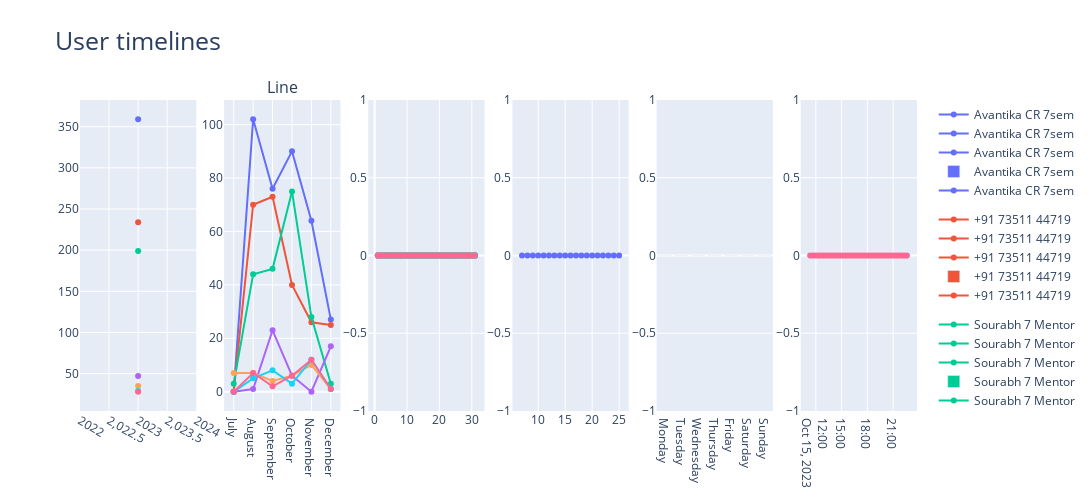

Source (notebook cell):
### Code cell
# I largely keep the codes and comments the same as the original answer, with the modification highlighted under '#######'
import plotly.express as px
import plotly.subplots as sp

# Create figures in Express

traces = []

for idx,figure in enumerate(figures):

    figure_trace = []

    for trace in range(len(figure["data"])):

        # if idx==0:
        #     figure["data"][trace]['showlegend'] = False

        figure_trace.append(figure["data"][trace])
        # figure["data"][trace]['showlegend'] = False 

    traces.append(figure_trace)    



   
# Create a 1x2 subplot
this_figure = sp.make_subplots(rows = 1, cols = len(traces), subplot_titles = ['', 'Line'])
this_figure.update_layout(height = 500, width = 2500, title_text = "User timelines", title_font_size = 25)

# Get the Express fig broken down as traces and add the traces to the proper plot within the subplot

for idx,figure_traces in enumerate(traces):

    for trace in figure_traces:
        this_figure.append_trace(trace, row = 1, col = idx+1)


    
this_figure.show()

### Figure 1 — Plotly figure (JSON) as saved in the notebook; plotly's stock layout.template omitted (floating-point values rounded to 4 significant figures; data arrays with more than 128 entries replaced by an {"elided": "..."} marker saying what was removed)
{"data": [{"hovertemplate": "Users=Avantika CR 7sem<br>Years=%{x}<br>Message count=%{y}<extra></extra>", "legendgroup": "Avantika CR 7sem", "line": {"color": "#636efa", "dash": "solid"}, "marker": {"symbol": "circle"}, "mode": "markers+lines", "name": "Avantika CR 7sem", "orientation": "v", "showlegend": false, "type": "scatter", "x": [2023], "xaxis": "x", "y": [359], "yaxis": "y"}, {"hovertemplate": "Users=+91 73511 44719<br>Years=%{x}<br>Message count=%{y}<extra></extra>", "legendgroup": "+91 73511 44719", "line": {"color": "#EF553B", "dash": "solid"}, "marker": {"symbol": "circle"}, "mode": "markers+lines", "name": "+91 73511 44719", "orientation": "v", "showlegend": false, "type": "scatter", "x": [2023], "xaxis": "x", "y": [234], "yaxis": "y"}, {"hovertemplate": "Users=Sourabh 7 Mentor<br>Years=%{x}<br>Message count=%{y}<extra></extra>", "legendgroup": "Sourabh 7 Mentor", "line": {"color": "#00cc96", "dash": "solid"}, "marker": {"symbol": "circle"}, "mode": "markers+lines", "name": "Sourabh 7 Mentor", "orientation": "v", "showlegend": false, "type": "scatter", "x": [2023], "xaxis": "x", "y": [199], "yaxis": "y"}, {"hovertemplate": "Users=+91 76784 09427<br>Years=%{x}<br>Message count=%{y}<extra></extra>", "legendgroup": "+91 76784 09427", "line": {"color": "#ab63fa", "dash": "solid"}, "marker": {"symbol": "circle"}, "mode": "markers+lines", "name": "+91 76784 09427", "orientation": "v", "showlegend": false, "type": "scatter", "x": [2023], "xaxis": "x", "y": [47], "yaxis": "y"}, {"hovertemplate": "Users=+91 95235 15421<br>Years=%{x}<br>Message count=%{y}<extra></extra>", "legendgroup": "+91 95235 15421", "line": {"color": "#FFA15A", "dash": "solid"}, "marker": {"symbol": "circle"}, "mode": "markers+lines", "name": "+91 95235 15421", "orientation": "v", "showlegend": false, "type": "scatter", "x": [2023], "xaxis": "x", "y": [35], "yaxis": "y"}, {"hovertemplate": "Users=+91 76888 20220<br>Years=%{x}<br>Message count=%{y}<extra></extra>", "legendgroup": "+91 76888 20220", "line": {"color": "#19d3f3", "dash": "solid"}, "marker": {"symbol": "circle"}, "mode": "markers+lines", "name": "+91 76888 20220", "orientation": "v", "showlegend": false, "type": "scatter", "x": [2023], "xaxis": "x", "y": [29], "yaxis": "y"}, {"hovertemplate": "Users=+91 83079 17347<br>Years=%{x}<br>Message count=%{y}<extra></extra>", "legendgroup": "+91 83079 17347", "line": {"color": "#FF6692", "dash": "solid"}, "marker": {"symbol": "circle"}, "mode": "markers+lines", "name": "+91 83079 17347", "orientation": "v", "showlegend": false, "type": "scatter", "x": [2023], "xaxis": "x", "y": [28], "yaxis": "y"}, {"hovertemplate": "Users=Avantika CR 7sem<br>Months=%{x}<br>Message count=%{y}<extra></extra>", "legendgroup": "Avantika CR 7sem", "line": {"color": "#636efa", "dash": "solid"}, "marker": {"symbol": "circle"}, "mode": "markers+lines", "name": "Avantika CR 7sem", "orientation": "v", "showlegend": true, "type": "scatter", "x": ["July", "August", "September", "October", "November", "December"], "xaxis": "x2", "y": [0, 102, 76, 90, 64, 27], "yaxis": "y2"}, {"hovertemplate": "Users=+91 73511 44719<br>Months=%{x}<br>Message count=%{y}<extra></extra>", "legendgroup": "+91 73511 44719", "line": {"color": "#EF553B", "dash": "solid"}, "marker": {"symbol": "circle"}, "mode": "markers+lines", "name": "+91 73511 44719", "orientation": "v", "showlegend": true, "type": "scatter", "x": ["July", "August", "September", "October", "November", "December"], "xaxis": "x2", "y": [0, 70, 73, 40, 26, 25], "yaxis": "y2"}, {"hovertemplate": "Users=Sourabh 7 Mentor<br>Months=%{x}<br>Message count=%{y}<extra></extra>", "legendgroup": "Sourabh 7 Mentor", "line": {"color": "#00cc96", "dash": "solid"}, "marker": {"symbol": "circle"}, "mode": "markers+lines", "name": "Sourabh 7 Mentor", "orientation": "v", "showlegend": true, "type": "scatter", "x": ["July", "August", "September", "October", "November", "December"], "xaxis": "x2", "y": [3, 44, 46, 75, 28, 3], "yaxis": "y2"}, {"hovertemplate": "Users=+91 76784 09427<br>Months=%{x}<br>Message count=%{y}<extra></extra>", "legendgroup": "+91 76784 09427", "line": {"color": "#ab63fa", "dash": "solid"}, "marker": {"symbol": "circle"}, "mode": "markers+lines", "name": "+91 76784 09427", "orientation": "v", "showlegend": true, "type": "scatter", "x": ["July", "August", "September", "October", "November", "December"], "xaxis": "x2", "y": [0, 1, 23, 6, 0, 17], "yaxis": "y2"}, {"hovertemplate": "Users=+91 95235 15421<br>Months=%{x}<br>Message count=%{y}<extra></extra>", "legendgroup": "+91 95235 15421", "line": {"color": "#FFA15A", "dash": "solid"}, "marker": {"symbol": "circle"}, "mode": "markers+lines", "name": "+91 95235 15421", "orientation": "v", "showlegend": true, "type": "scatter", "x": ["July", "August", "September", "October", "November", "December"], "xaxis": "x2", "y": [7, 7, 4, 6, 10, 1], "yaxis": "y2"}, {"hovertemplate": "Users=+91 76888 20220<br>Months=%{x}<br>Message count=%{y}<extra></extra>", "legendgroup": "+91 76888 20220", "line": {"color": "#19d3f3", "dash": "solid"}, "marker": {"symbol": "circle"}, "mode": "markers+lines", "name": "+91 76888 20220", "orientation": "v", "showlegend": true, "type": "scatter", "x": ["July", "August", "September", "October", "November", "December"], "xaxis": "x2", "y": [0, 5, 8, 3, 12, 1], "yaxis": "y2"}, {"hovertemplate": "Users=+91 83079 17347<br>Months=%{x}<br>Message count=%{y}<extra></extra>", "legendgroup": "+91 83079 17347", "line": {"color": "#FF6692", "dash": "solid"}, "marker": {"symbol": "circle"}, "mode": "markers+lines", "name": "+91 83079 17347", "orientation": "v", "showlegend": true, "type": "scatter", "x": ["July", "August", "September", "October", "November", "December"], "xaxis": "x2", "y": [0, 7, 2, 6, 12, 1], "yaxis": "y2"}, {"hovertemplate": "Users=Avantika CR 7sem<br>Days=%{x}<br>Message count=%{y}<extra></extra>", "legendgroup": "Avantika CR 7sem", "line": {"color": "#636efa", "dash": "solid"}, "marker": {"symbol": "circle"}, "mode": "markers+lines", "name": "Avantika CR 7sem", "orientation": "v", "showlegend": true, "type": "scatter", "x": [1, 2, 3, 4, 5, 6, 7, 8, 9, 10, 11, 12, 13, 14, 15, 16, 17, 18, 19, 20, 21, 22, 23, 24, 25, 26, 27, 28, 29, 30, 31], "xaxis": "x3", "y": [0, 0, 0, 0, 0, 0, 0, 0, 0, 0, 0, 0, 0, 0, 0, 0, 0, 0, 0, 0, 0, 0, 0, 0, 0, 0, 0, 0, 0, 0, 0], "yaxis": "y3"}, {"hovertemplate": "Users=+91 73511 44719<br>Days=%{x}<br>Message count=%{y}<extra></extra>", "legendgroup": "+91 73511 44719", "line": {"color": "#EF553B", "dash": "solid"}, "marker": {"symbol": "circle"}, "mode": "markers+lines", "name": "+91 73511 44719", "orientation": "v", "showlegend": true, "type": "scatter", "x": [1, 2, 3, 4, 5, 6, 7, 8, 9, 10, 11, 12, 13, 14, 15, 16, 17, 18, 19, 20, 21, 22, 23, 24, 25, 26, 27, 28, 29, 30, 31], "xaxis": "x3", "y": [0, 0, 0, 0, 0, 0, 0, 0, 0, 0, 0, 0, 0, 0, 0, 0, 0, 0, 0, 0, 0, 0, 0, 0, 0, 0, 0, 0, 0, 0, 0], "yaxis": "y3"}, {"hovertemplate": "Users=Sourabh 7 Mentor<br>Days=%{x}<br>Message count=%{y}<extra></extra>", "legendgroup": "Sourabh 7 Mentor", "line": {"color": "#00cc96", "dash": "solid"}, "marker": {"symbol": "circle"}, "mode": "markers+lines", "name": "Sourabh 7 Mentor", "orientation": "v", "showlegend": true, "type": "scatter", "x": [1, 2, 3, 4, 5, 6, 7, 8, 9, 10, 11, 12, 13, 14, 15, 16, 17, 18, 19, 20, 21, 22, 23, 24, 25, 26, 27, 28, 29, 30, 31], "xaxis": "x3", "y": [0, 0, 0, 0, 0, 0, 0, 0, 0, 0, 0, 0, 0, 0, 0, 0, 0, 0, 0, 0, 0, 0, 0, 0, 0, 0, 0, 0, 0, 0, 0], "yaxis": "y3"}, {"hovertemplate": "Users=+91 76784 09427<br>Days=%{x}<br>Message count=%{y}<extra></extra>", "legendgroup": "+91 76784 09427", "line": {"color": "#ab63fa", "dash": "solid"}, "marker": {"symbol": "circle"}, "mode": "markers+lines", "name": "+91 76784 09427", "orientation": "v", "showlegend": true, "type": "scatter", "x": [1, 2, 3, 4, 5, 6, 7, 8, 9, 10, 11, 12, 13, 14, 15, 16, 17, 18, 19, 20, 21, 22, 23, 24, 25, 26, 27, 28, 29, 30, 31], "xaxis": "x3", "y": [0, 0, 0, 0, 0, 0, 0, 0, 0, 0, 0, 0, 0, 0, 0, 0, 0, 0, 0, 0, 0, 0, 0, 0, 0, 0, 0, 0, 0, 0, 0], "yaxis": "y3"}, {"hovertemplate": "Users=+91 95235 15421<br>Days=%{x}<br>Message count=%{y}<extra></extra>", "legendgroup": "+91 95235 15421", "line": {"color": "#FFA15A", "dash": "solid"}, "marker": {"symbol": "circle"}, "mode": "markers+lines", "name": "+91 95235 15421", "orientation": "v", "showlegend": true, "type": "scatter", "x": [1, 2, 3, 4, 5, 6, 7, 8, 9, 10, 11, 12, 13, 14, 15, 16, 17, 18, 19, 20, 21, 22, 23, 24, 25, 26, 27, 28, 29, 30, 31], "xaxis": "x3", "y": [0, 0, 0, 0, 0, 0, 0, 0, 0, 0, 0, 0, 0, 0, 0, 0, 0, 0, 0, 0, 0, 0, 0, 0, 0, 0, 0, 0, 0, 0, 0], "yaxis": "y3"}, {"hovertemplate": "Users=+91 76888 20220<br>Days=%{x}<br>Message count=%{y}<extra></extra>", "legendgroup": "+91 76888 20220", "line": {"color": "#19d3f3", "dash": "solid"}, "marker": {"symbol": "circle"}, "mode": "markers+lines", "name": "+91 76888 20220", "orientation": "v", "showlegend": true, "type": "scatter", "x": [1, 2, 3, 4, 5, 6, 7, 8, 9, 10, 11, 12, 13, 14, 15, 16, 17, 18, 19, 20, 21, 22, 23, 24, 25, 26, 27, 28, 29, 30, 31], "xaxis": "x3", "y": [0, 0, 0, 0, 0, 0, 0, 0, 0, 0, 0, 0, 0, 0, 0, 0, 0, 0, 0, 0, 0, 0, 0, 0, 0, 0, 0, 0, 0, 0, 0], "yaxis": "y3"}, {"hovertemplate": "Users=+91 83079 17347<br>Days=%{x}<br>Message count=%{y}<extra></extra>", "legendgroup": "+91 83079 17347", "line": {"color": "#FF6692", "dash": "solid"}, "marker": {"symbol": "circle"}, "mode": "markers+lines", "name": "+91 83079 17347", "orientation": "v", "showlegend": true, "type": "scatter", "x": [1, 2, 3, 4, 5, 6, 7, 8, 9, 10, 11, 12, 13, 14, 15, 16, 17, 18, 19, 20, 21, 22, 23, 24, 25, 26, 27, 28, 29, 30, 31], "xaxis": "x3", "y": [0, 0, 0, 0, 0, 0, 0, 0, 0, 0, 0, 0, 0, 0, 0, 0, 0, 0, 0, 0, 0, 0, 0, 0, 0, 0, 0, 0, 0, 0, 0], "yaxis": "y3"}, {"hovertemplate": "Users=Avantika CR 7sem<br>Days Range=%{x}<br>Message count=%{y}<extra></extra>", "legendgroup": "Avantika CR 7sem", "line": {"color": "#636efa", "dash": "solid"}, "marker": {"symbol": "circle"}, "mode": "markers+lines", "name": "Avantika CR 7sem", "orientation": "h", "showlegend": true, "type": "scatter", "x": [7, 8, 9, 10, 11, 12, 13, 14, 15, 16, 17, 18, 19, 20, 21, 22, 23, 24, 25], "xaxis": "x4", "y": [0, 0, 0, 0, 0, 0, 0, 0, 0, 0, 0, 0, 0, 0, 0, 0, 0, 0, 0], "yaxis": "y4"}, {"hovertemplate": "Users=+91 73511 44719<br>Days Range=%{x}<br>Message count=%{y}<extra></extra>", "legendgroup": "+91 73511 44719", "line": {"color": "#EF553B", "dash": "solid"}, "marker": {"symbol": "circle"}, "mode": "markers+lines", "name": "+91 73511 44719", "orientation": "h", "showlegend": true, "type": "scatter", "x": [7, 8, 9, 10, 11, 12, 13, 14, 15, 16, 17, 18, 19, 20, 21, 22, 23, 24, 25], "xaxis": "x4", "y": ["", "", "", "", "", "", "", "", "", "", "", "", "", "", "", "", "", "", ""], "yaxis": "y4"}, {"hovertemplate": "Users=Sourabh 7 Mentor<br>Days Range=%{x}<br>Message count=%{y}<extra></extra>", "legendgroup": "Sourabh 7 Mentor", "line": {"color": "#00cc96", "dash": "solid"}, "marker": {"symbol": "circle"}, "mode": "markers+lines", "name": "Sourabh 7 Mentor", "orientation": "h", "showlegend": true, "type": "scatter", "x": [7, 8, 9, 10, 11, 12, 13, 14, 15, 16, 17, 18, 19, 20, 21, 22, 23, 24, 25], "xaxis": "x4", "y": ["", "", "", "", "", "", "", "", "", "", "", "", "", "", "", "", "", "", ""], "yaxis": "y4"}, {"hovertemplate": "Users=+91 76784 09427<br>Days Range=%{x}<br>Message count=%{y}<extra></extra>", "legendgroup": "+91 76784 09427", "line": {"color": "#ab63fa", "dash": "solid"}, "marker": {"symbol": "circle"}, "mode": "markers+lines", "name": "+91 76784 09427", "orientation": "h", "showlegend": true, "type": "scatter", "x": [7, 8, 9, 10, 11, 12, 13, 14, 15, 16, 17, 18, 19, 20, 21, 22, 23, 24, 25], "xaxis": "x4", "y": ["", "", "", "", "", "", "", "", "", "", "", "", "", "", "", "", "", "", ""], "yaxis": "y4"}, {"hovertemplate": "Users=+91 95235 15421<br>Days Range=%{x}<br>Message count=%{y}<extra></extra>", "legendgroup": "+91 95235 15421", "line": {"color": "#FFA15A", "dash": "solid"}, "marker": {"symbol": "circle"}, "mode": "markers+lines", "name": "+91 95235 15421", "orientation": "h", "showlegend": true, "type": "scatter", "x": [7, 8, 9, 10, 11, 12, 13, 14, 15, 16, 17, 18, 19, 20, 21, 22, 23, 24, 25], "xaxis": "x4", "y": ["", "", "", "", "", "", "", "", "", "", "", "", "", "", "", "", "", "", ""], "yaxis": "y4"}, {"hovertemplate": "Users=+91 76888 20220<br>Days Range=%{x}<br>Message count=%{y}<extra></extra>", "legendgroup": "+91 76888 20220", "line": {"color": "#19d3f3", "dash": "solid"}, "marker": {"symbol": "circle"}, "mode": "markers+lines", "name": "+91 76888 20220", "orientation": "h", "showlegend": true, "type": "scatter", "x": [7, 8, 9, 10, 11, 12, 13, 14, 15, 16, 17, 18, 19, 20, 21, 22, 23, 24, 25], "xaxis": "x4", "y": ["", "", "", "", "", "", "", "", "", "", "", "", "", "", "", "", "", "", ""], "yaxis": "y4"}, {"hovertemplate": "Users=+91 83079 17347<br>Days Range=%{x}<br>Message count=%{y}<extra></extra>", "legendgroup": "+91 83079 17347", "line": {"color": "#FF6692", "dash": "solid"}, "marker": {"symbol": "circle"}, "mode": "markers+lines", "name": "+91 83079 17347", "orientation": "h", "showlegend": true, "type": "scatter", "x": [7, 8, 9, 10, 11, 12, 13, 14, 15, 16, 17, 18, 19, 20, 21, 22, 23, 24, 25], "xaxis": "x4", "y": ["", "", "", "", "", "", "", "", "", "", "", "", "", "", "", "", "", "", ""], "yaxis": "y4"}, {"alignmentgroup": "True", "hovertemplate": "Users=Avantika CR 7sem<br>Weekdays=%{x}<br>Message count=%{y}<extra></extra>", "legendgroup": "Avantika CR 7sem", "marker": {"color": "#636efa", "pattern": {"shape": ""}}, "name": "Avantika CR 7sem", "offsetgroup": "Avantika CR 7sem", "orientation": "v", "showlegend": true, "textposition": "auto", "type": "bar", "x": ["Monday", "Tuesday", "Wednesday", "Thursday", "Friday", "Saturday", "Sunday"], "xaxis": "x5", "y": [0, 0, 0, 0, 0, 0, 0], "yaxis": "y5"}, {"alignmentgroup": "True", "hovertemplate": "Users=+91 73511 44719<br>Weekdays=%{x}<br>Message count=%{y}<extra></extra>", "legendgroup": "+91 73511 44719", "marker": {"color": "#EF553B", "pattern": {"shape": ""}}, "name": "+91 73511 44719", "offsetgroup": "+91 73511 44719", "orientation": "v", "showlegend": true, "textposition": "auto", "type": "bar", "x": ["Monday", "Tuesday", "Wednesday", "Thursday", "Friday", "Saturday", "Sunday"], "xaxis": "x5", "y": [0, 0, 0, 0, 0, 0, 0], "yaxis": "y5"}, {"alignmentgroup": "True", "hovertemplate": "Users=Sourabh 7 Mentor<br>Weekdays=%{x}<br>Message count=%{y}<extra></extra>", "legendgroup": "Sourabh 7 Mentor", "marker": {"color": "#00cc96", "pattern": {"shape": ""}}, "name": "Sourabh 7 Mentor", "offsetgroup": "Sourabh 7 Mentor", "orientation": "v", "showlegend": true, "textposition": "auto", "type": "bar", "x": ["Monday", "Tuesday", "Wednesday", "Thursday", "Friday", "Saturday", "Sunday"], "xaxis": "x5", "y": [0, 0, 0, 0, 0, 0, 0], "yaxis": "y5"}, {"alignmentgroup": "True", "hovertemplate": "Users=+91 76784 09427<br>Weekdays=%{x}<br>Message count=%{y}<extra></extra>", "legendgroup": "+91 76784 09427", "marker": {"color": "#ab63fa", "pattern": {"shape": ""}}, "name": "+91 76784 09427", "offsetgroup": "+91 76784 09427", "orientation": "v", "showlegend": true, "textposition": "auto", "type": "bar", "x": ["Monday", "Tuesday", "Wednesday", "Thursday", "Friday", "Saturday", "Sunday"], "xaxis": "x5", "y": [0, 0, 0, 0, 0, 0, 0], "yaxis": "y5"}, {"alignmentgroup": "True", "hovertemplate": "Users=+91 95235 15421<br>Weekdays=%{x}<br>Message count=%{y}<extra></extra>", "legendgroup": "+91 95235 15421", "marker": {"color": "#FFA15A", "pattern": {"shape": ""}}, "name": "+91 95235 15421", "offsetgroup": "+91 95235 15421", "orientation": "v", "showlegend": true, "textposition": "auto", "type": "bar", "x": ["Monday", "Tuesday", "Wednesday", "Thursday", "Friday", "Saturday", "Sunday"], "xaxis": "x5", "y": [0, 0, 0, 0, 0, 0, 0], "yaxis": "y5"}, {"alignmentgroup": "True", "hovertemplate": "Users=+91 76888 20220<br>Weekdays=%{x}<br>Message count=%{y}<extra></extra>", "legendgroup": "+91 76888 20220", "marker": {"color": "#19d3f3", "pattern": {"shape": ""}}, "name": "+91 76888 20220", "offsetgroup": "+91 76888 20220", "orientation": "v", "showlegend": true, "textposition": "auto", "type": "bar", "x": ["Monday", "Tuesday", "Wednesday", "Thursday", "Friday", "Saturday", "Sunday"], "xaxis": "x5", "y": [0, 0, 0, 0, 0, 0, 0], "yaxis": "y5"}, {"alignmentgroup": "True", "hovertemplate": "Users=+91 83079 17347<br>Weekdays=%{x}<br>Message count=%{y}<extra></extra>", "legendgroup": "+91 83079 17347", "marker": {"color": "#FF6692", "pattern": {"shape": ""}}, "name": "+91 83079 17347", "offsetgroup": "+91 83079 17347", "orientation": "v", "showlegend": true, "textposition": "auto", "type": "bar", "x": ["Monday", "Tuesday", "Wednesday", "Thursday", "Friday", "Saturday", "Sunday"], "xaxis": "x5", "y": [0, 0, 0, 0, 0, 0, 0], "yaxis": "y5"}, {"hovertemplate": "Users=Avantika CR 7sem<br>Time=%{x}<br>Message count=%{y}<extra></extra>", "legendgroup": "Avantika CR 7sem", "line": {"color": "#636efa", "dash": "solid"}, "marker": {"symbol": "circle"}, "mode": "markers+lines", "name": "Avantika CR 7sem", "showlegend": true, "type": "scattergl", "x": {"elided": "680 str values"}, "xaxis": "x6", "y": {"elided": "680 int values"}, "yaxis": "y6"}, {"hovertemplate": "Users=+91 73511 44719<br>Time=%{x}<br>Message count=%{y}<extra></extra>", "legendgroup": "+91 73511 44719", "line": {"color": "#EF553B", "dash": "solid"}, "marker": {"symbol": "circle"}, "mode": "markers+lines", "name": "+91 73511 44719", "showlegend": true, "type": "scattergl", "x": {"elided": "680 str values"}, "xaxis": "x6", "y": {"elided": "680 int values"}, "yaxis": "y6"}, {"hovertemplate": "Users=Sourabh 7 Mentor<br>Time=%{x}<br>Message count=%{y}<extra></extra>", "legendgroup": "Sourabh 7 Mentor", "line": {"color": "#00cc96", "dash": "solid"}, "marker": {"symbol": "circle"}, "mode": "markers+lines", "name": "Sourabh 7 Mentor", "showlegend": true, "type": "scattergl", "x": {"elided": "680 str values"}, "xaxis": "x6", "y": {"elided": "680 int values"}, "yaxis": "y6"}, {"hovertemplate": "Users=+91 76784 09427<br>Time=%{x}<br>Message count=%{y}<extra></extra>", "legendgroup": "+91 76784 09427", "line": {"color": "#ab63fa", "dash": "solid"}, "marker": {"symbol": "circle"}, "mode": "markers+lines", "name": "+91 76784 09427", "showlegend": true, "type": "scattergl", "x": {"elided": "680 str values"}, "xaxis": "x6", "y": {"elided": "680 int values"}, "yaxis": "y6"}, {"hovertemplate": "Users=+91 95235 15421<br>Time=%{x}<br>Message count=%{y}<extra></extra>", "legendgroup": "+91 95235 15421", "line": {"color": "#FFA15A", "dash": "solid"}, "marker": {"symbol": "circle"}, "mode": "markers+lines", "name": "+91 95235 15421", "showlegend": true, "type": "scattergl", "x": {"elided": "680 str values"}, "xaxis": "x6", "y": {"elided": "680 int values"}, "yaxis": "y6"}, {"hovertemplate": "Users=+91 76888 20220<br>Time=%{x}<br>Message count=%{y}<extra></extra>", "legendgroup": "+91 76888 20220", "line": {"color": "#19d3f3", "dash": "solid"}, "marker": {"symbol": "circle"}, "mode": "markers+lines", "name": "+91 76888 20220", "showlegend": true, "type": "scattergl", "x": {"elided": "680 str values"}, "xaxis": "x6", "y": {"elided": "680 int values"}, "yaxis": "y6"}, {"hovertemplate": "Users=+91 83079 17347<br>Time=%{x}<br>Message count=%{y}<extra></extra>", "legendgroup": "+91 83079 17347", "line": {"color": "#FF6692", "dash": "solid"}, "marker": {"symbol": "circle"}, "mode": "markers+lines", "name": "+91 83079 17347", "showlegend": true, "type": "scattergl", "x": {"elided": "680 str values"}, "xaxis": "x6", "y": {"elided": "680 int values"}, "yaxis": "y6"}], "layout": {"annotations": [{"font": {"size": 16}, "showarrow": false, "text": "Line", "x": 0.2417, "xanchor": "center", "xref": "paper", "y": 1, "yanchor": "bottom", "yref": "paper"}], "height": 500, "title": {"font": {"size": 25}, "text": "User timelines"}, "width": 2500, "xaxis": {"anchor": "y", "domain": [0, 0.1389]}, "xaxis2": {"anchor": "y2", "domain": [0.1722, 0.3111]}, "xaxis3": {"anchor": "y3", "domain": [0.3444, 0.4833]}, "xaxis4": {"anchor": "y4", "domain": [0.5167, 0.6556]}, "xaxis5": {"anchor": "y5", "domain": [0.6889, 0.8278]}, "xaxis6": {"anchor": "y6", "domain": [0.8611, 1]}, "yaxis": {"anchor": "x", "domain": [0, 1]}, "yaxis2": {"anchor": "x2", "domain": [0, 1]}, "yaxis3": {"anchor": "x3", "domain": [0, 1]}, "yaxis4": {"anchor": "x4", "domain": [0, 1]}, "yaxis5": {"anchor": "x5", "domain": [0, 1]}, "yaxis6": {"anchor": "x6", "domain": [0, 1]}}}
